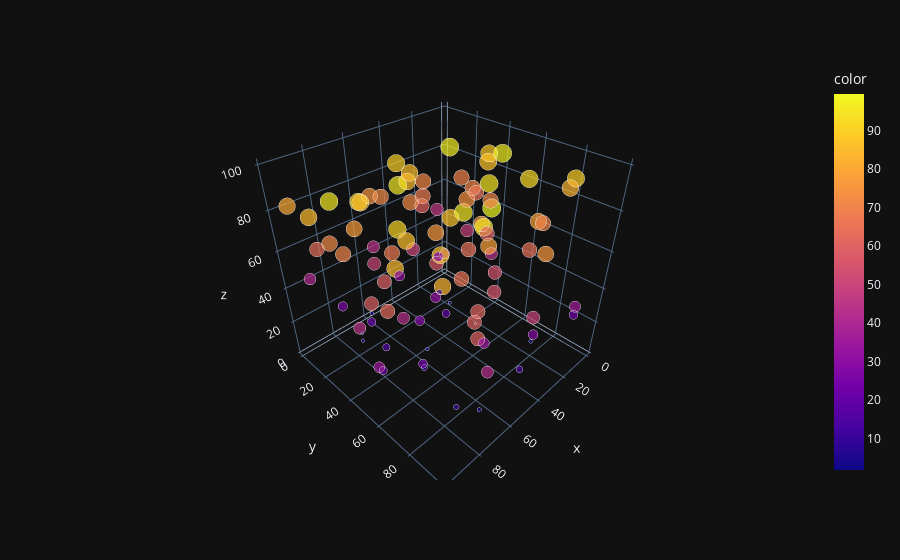

The code cell stored with this chart in its notebook:
### Code cell
x=np.random.randint(1,100,100)
y=np.random.randint(1,100,100)
z=np.random.uniform(1,100,100)
px.scatter_3d(x=x,y=y,z=z,
             color=z,
             size=z,
             size_max=18,
             template='plotly_dark')
